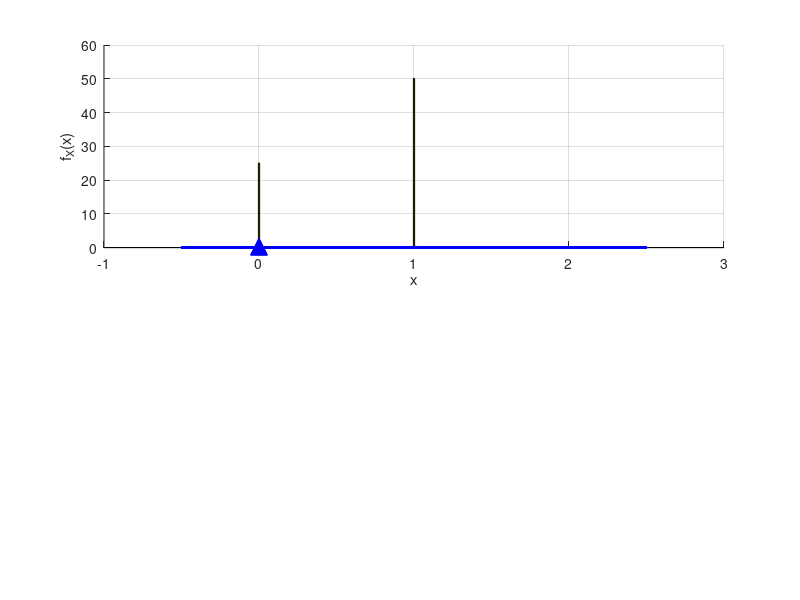

The MATLAB script that drew this image:
clear all; close all; clc;

N = 1000000;

U = 4*rand(1,N);
X = zeros(1,N);

idx1 = U <= 1;
idx2 = U > 1;
X(idx1) = 2* rand(1, sum(idx1));
X(idx2) = rand(1, sum(idx2)) < 2/3;

dx = 0.01;
x= -0.5 : dx: 2.5;

pdfX_teo = (1/8) * (0 <= x && x <= 2); % sem os impulsos
pdfX_sim = hist(X,x)/(N*dx);

cdfX_teo = 0 %TODO
cdfX_sim = cumsum(pdfX_sim)*dx;

figure; 
subplot(2, 1, 1); hold on; grid on;
bar(x, pdfX_sim, 'y');
plot(x, pdfX_teo, 'b', 'LineWidth', 4);
% desenhando os impulsos
plot([0,0], [0,1/4], 'b', 'LineWidth', 4);
plot([0],[1/4], 'b^','MarkerSize', 12, 'MarkerFaceColor', 'b');
plot([1,1], [0,1/2], 'b', 'LineWidth', 4);
plot([0],[1/4], 'b^','MarkerSize', 12, 'MarkerFaceColor', 'b');

hold on; grid on;
xlabel('x'); ylabel('f_X(x)');



Ex_teo = 0 % TODO
Ex_sim = mean(x)
